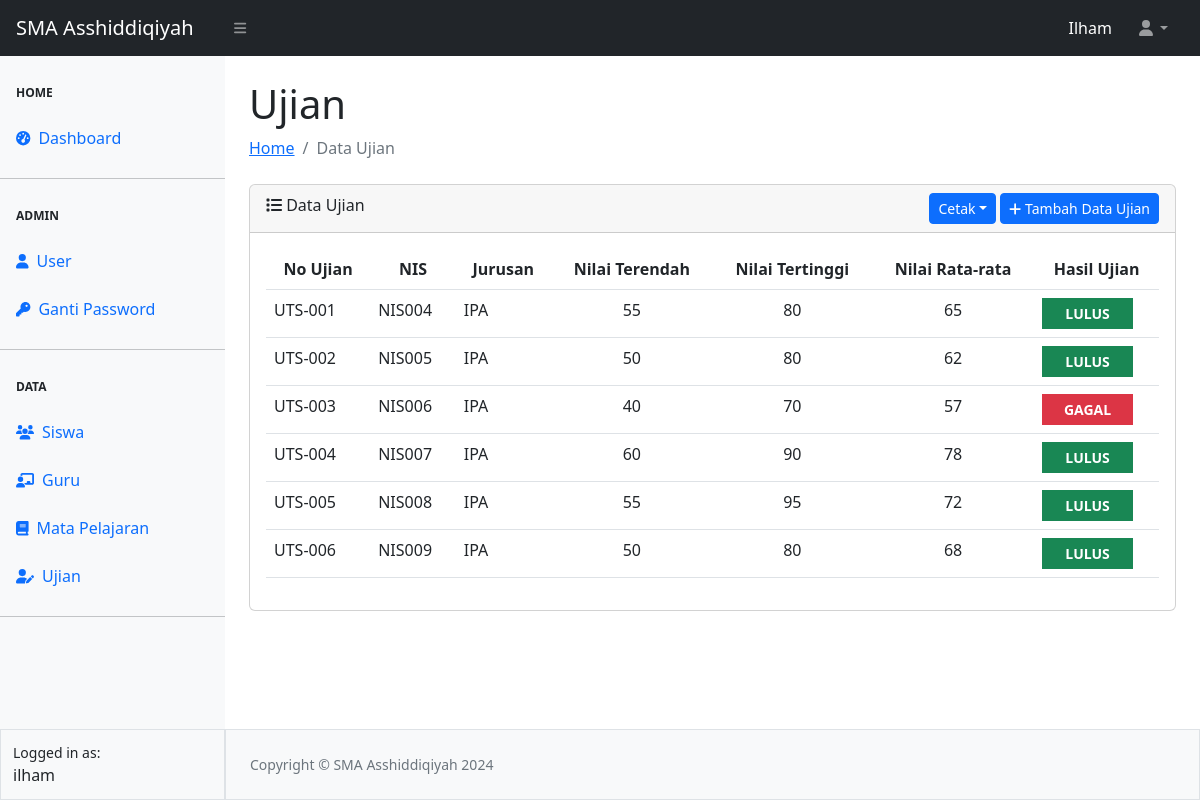
/ujian/ujian.php (signed in), run on the app's committed database.
### tables this page shows
CREATE TABLE `tbl_ujian` (
  `no_ujian` char(7) NOT NULL,
  `tgl_ujian` date NOT NULL,
  `nis` char(6) NOT NULL,
  `jurusan` varchar(50) NOT NULL,
  `total_nilai` int(11) NOT NULL,
  `nilai_terendah` int(11) NOT NULL,
  `nilai_tertinggi` int(11) NOT NULL,
  `nilai_rata2` int(11) NOT NULL,
  `hasil_ujian` varchar(10) NOT NULL
);

### ujian/ujian.php (the view, shortened to what this page needs)
<?php
require_once "../config.php";
require_once "../template/header.php";
require_once "../template/navbar.php";
require_once "../template/sidebar.php";
?>
<div id="layoutSidenav_content">
    <main>
        <div class="container-fluid px-4">
            <h1 class="mt-4">Ujian</h1>
            <ol class="breadcrumb mb-4">
                <li class="breadcrumb-item"><a href="../index.php">Home</li></a>
                <li class="breadcrumb-item active">Data Ujian</li>
            </ol>
            <div class="card">
                <div class="card-header">
                    <i class="fa-solid fa-list"></i> Data Ujian
                    <a href="nilai-ujian.php" class="btn btn-sm btn-primary float-end ms-1"><i
                            class="fa-solid fa-plus"></i> Tambah Data Ujian</a>
                    <div class="dropdown" style="margin-top: -30px">
                        <button class="btn btn-sm btn-primary dropdown-toggle float-end" type="button"
                            data-bs-toggle="dropdown">Cetak</button>
                    </div>
                </div>
                <div class="card-body">
                    <table class="table table-hover" id="datatablesSimple">
                        <thead>
                            <tr>
                                <th scope="col">
                                    <center>No Ujian</center>
                                </th>
                                <th scope="col">
                                    <center>NIS</center>
                                </th>
                                <th scope="col">
                                    <center>Jurusan</center>
                                </th>
                                <th scope="col">
                                    <center>Nilai Terendah</center>
                                </th>
                                <th scope="col">
                                    <center>Nilai Tertinggi</center>
                                </th>
                                <th scope="col">
                                    <center>Nilai Rata-rata</center>
                                </th>
                                <th scope="col">
                                    <center>Hasil Ujian</center>
                                </th>
                            </tr>
                        </thead>
                        <tbody>
                            <?php
                            $queryUjian = mysqli_query($koneksi, "SELECT * FROM tbl_ujian");
                            while ($data = mysqli_fetch_array($queryUjian)) {
                                ?>
                                <tr>
                                    <td>
                                        <?= $data['no_ujian'] ?>
                                    </td>
                                    <td>
                                        <?= $data['nis'] ?>
                                    </td>
                                    <td>
                                        <?= $data['jurusan'] ?>
                                    </td>
                                    <td align="center">
                                        <?= $data['nilai_terendah'] ?>
                                    </td>
                                    <td align="center">
                                        <?= $data['nilai_tertinggi'] ?>
                                    </td>
                                    <td align="center">
                                        <?= $data['nilai_rata2'] ?>
                                    </td>
                                    <td>
                                        <?php
                                        if ($data['hasil_ujian'] == 'LULUS') { ?>
                                            <button type="button"
                                                class="btn btn-success btn-sm rounded-0 col-10 fw-bold text-uppercase">
                                                <?= $data['hasil_ujian'] ?>
                                            </button>
                                        <?php } else { ?>
                                            <button type="button"
                                                class="btn btn-danger btn-sm rounded-0 col-10 fw-bold text-uppercase">
                                                <?= $data['hasil_ujian'] ?>
                                            </button>
                                        <?php }
                                        ?>
                                    </td>
                                </tr>
                            <?php } ?>
                        </tbody>
                    </table>
                </div>
            </div>
        </div>
    </main>
    <?php
    require_once "../template/footer.php";
    ?>

### data on the page
tbl_ujian: no_ujian "UTS-001", nis "NIS004", jurusan "IPA", nilai_terendah "55", nilai_tertinggi "80", nilai_rata2 "65", hasil_ujian "LULUS"
tbl_ujian: no_ujian "UTS-002", nis "NIS005", jurusan "IPA", nilai_terendah "50", nilai_tertinggi "80", nilai_rata2 "62", hasil_ujian "LULUS"
tbl_ujian: no_ujian "UTS-003", nis "NIS006", jurusan "IPA", nilai_terendah "40", nilai_tertinggi "70", nilai_rata2 "57", hasil_ujian "GAGAL"
tbl_ujian: no_ujian "UTS-004", nis "NIS007", jurusan "IPA", nilai_terendah "60", nilai_tertinggi "90", nilai_rata2 "78", hasil_ujian "LULUS"
tbl_ujian: no_ujian "UTS-005", nis "NIS008", jurusan "IPA", nilai_terendah "55", nilai_tertinggi "95", nilai_rata2 "72", hasil_ujian "LULUS"
tbl_ujian: no_ujian "UTS-006", nis "NIS009", jurusan "IPA", nilai_terendah "50", nilai_tertinggi "80", nilai_rata2 "68", hasil_ujian "LULUS"

### other printed values
$_SESSION["ssUser"] "Ilham"
$_SESSION["ssUser"] "ilham"
